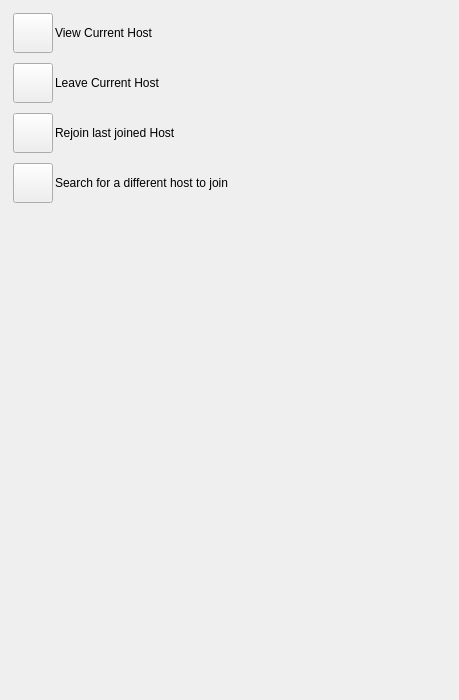
<?xml version="1.0" encoding="UTF-8"?>
<ui version="4.0">
 <class>AppletHostJoinChooseUi</class>
 <widget class="QWidget" name="AppletHostJoinChooseUi">
  <property name="geometry">
   <rect>
    <x>0</x>
    <y>0</y>
    <width>459</width>
    <height>700</height>
   </rect>
  </property>
  <property name="sizePolicy">
   <sizepolicy hsizetype="Expanding" vsizetype="Expanding">
    <horstretch>0</horstretch>
    <verstretch>0</verstretch>
   </sizepolicy>
  </property>
  <property name="windowTitle">
   <string>Choose User</string>
  </property>
  <layout class="QVBoxLayout" name="verticalLayout">
   <item>
    <widget class="QFrame" name="m_ViewCurrentFrame">
     <layout class="QHBoxLayout" name="horizontalLayout_12">
      <property name="spacing">
       <number>2</number>
      </property>
      <property name="leftMargin">
       <number>2</number>
      </property>
      <property name="topMargin">
       <number>2</number>
      </property>
      <property name="rightMargin">
       <number>2</number>
      </property>
      <property name="bottomMargin">
       <number>2</number>
      </property>
      <item>
       <widget class="VxPushButton" name="m_ViewCurrentButton">
        <property name="minimumSize">
         <size>
          <width>0</width>
          <height>40</height>
         </size>
        </property>
        <property name="text">
         <string notr="true"/>
        </property>
       </widget>
      </item>
      <item>
       <widget class="VxLabel" name="m_ViewCurrentLabel">
        <property name="sizePolicy">
         <sizepolicy hsizetype="Expanding" vsizetype="Preferred">
          <horstretch>0</horstretch>
          <verstretch>0</verstretch>
         </sizepolicy>
        </property>
        <property name="text">
         <string>View Current Host</string>
        </property>
       </widget>
      </item>
     </layout>
    </widget>
   </item>
   <item>
    <widget class="QFrame" name="m_LeaveFrame">
     <layout class="QHBoxLayout" name="horizontalLayout_14">
      <property name="spacing">
       <number>2</number>
      </property>
      <property name="leftMargin">
       <number>2</number>
      </property>
      <property name="topMargin">
       <number>2</number>
      </property>
      <property name="rightMargin">
       <number>2</number>
      </property>
      <property name="bottomMargin">
       <number>2</number>
      </property>
      <item>
       <widget class="VxPushButton" name="m_LeaveButton">
        <property name="minimumSize">
         <size>
          <width>0</width>
          <height>40</height>
         </size>
        </property>
        <property name="text">
         <string notr="true"/>
        </property>
       </widget>
      </item>
      <item>
       <widget class="VxLabel" name="m_LeaveLabel">
        <property name="sizePolicy">
         <sizepolicy hsizetype="Expanding" vsizetype="Preferred">
          <horstretch>0</horstretch>
          <verstretch>1</verstretch>
         </sizepolicy>
        </property>
        <property name="text">
         <string>Leave Current Host</string>
        </property>
       </widget>
      </item>
     </layout>
    </widget>
   </item>
   <item>
    <widget class="QFrame" name="m_RejoinFrame">
     <layout class="QHBoxLayout" name="horizontalLayout_13">
      <property name="spacing">
       <number>2</number>
      </property>
      <property name="leftMargin">
       <number>2</number>
      </property>
      <property name="topMargin">
       <number>2</number>
      </property>
      <property name="rightMargin">
       <number>2</number>
      </property>
      <property name="bottomMargin">
       <number>2</number>
      </property>
      <item>
       <widget class="VxPushButton" name="m_RejoinButton">
        <property name="minimumSize">
         <size>
          <width>0</width>
          <height>40</height>
         </size>
        </property>
        <property name="text">
         <string notr="true"/>
        </property>
       </widget>
      </item>
      <item>
       <widget class="VxLabel" name="m_RejoinLabel">
        <property name="sizePolicy">
         <sizepolicy hsizetype="Expanding" vsizetype="Preferred">
          <horstretch>0</horstretch>
          <verstretch>0</verstretch>
         </sizepolicy>
        </property>
        <property name="text">
         <string>Rejoin last joined Host</string>
        </property>
       </widget>
      </item>
     </layout>
    </widget>
   </item>
   <item>
    <widget class="QFrame" name="m_SearchFrame">
     <layout class="QHBoxLayout" name="horizontalLayout_11">
      <property name="spacing">
       <number>2</number>
      </property>
      <property name="leftMargin">
       <number>2</number>
      </property>
      <property name="topMargin">
       <number>2</number>
      </property>
      <property name="rightMargin">
       <number>2</number>
      </property>
      <property name="bottomMargin">
       <number>2</number>
      </property>
      <item>
       <widget class="VxPushButton" name="m_SearchButton">
        <property name="minimumSize">
         <size>
          <width>0</width>
          <height>40</height>
         </size>
        </property>
        <property name="text">
         <string notr="true"/>
        </property>
       </widget>
      </item>
      <item>
       <widget class="VxLabel" name="m_SearchLabel">
        <property name="sizePolicy">
         <sizepolicy hsizetype="Expanding" vsizetype="Preferred">
          <horstretch>0</horstretch>
          <verstretch>0</verstretch>
         </sizepolicy>
        </property>
        <property name="text">
         <string>Search for a different host to join</string>
        </property>
       </widget>
      </item>
     </layout>
    </widget>
   </item>
   <item>
    <spacer name="verticalSpacer">
     <property name="orientation">
      <enum>Qt::Orientation::Vertical</enum>
     </property>
     <property name="sizeHint" stdset="0">
      <size>
       <width>20</width>
       <height>529</height>
      </size>
     </property>
    </spacer>
   </item>
  </layout>
 </widget>
 <customwidgets>
  <customwidget>
   <class>VxPushButton</class>
   <extends>QPushButton</extends>
   <header>VxPushButton.h</header>
  </customwidget>
  <customwidget>
   <class>VxLabel</class>
   <extends>QLabel</extends>
   <header location="global">VxLabel.h</header>
  </customwidget>
 </customwidgets>
 <resources/>
 <connections/>
</ui>
